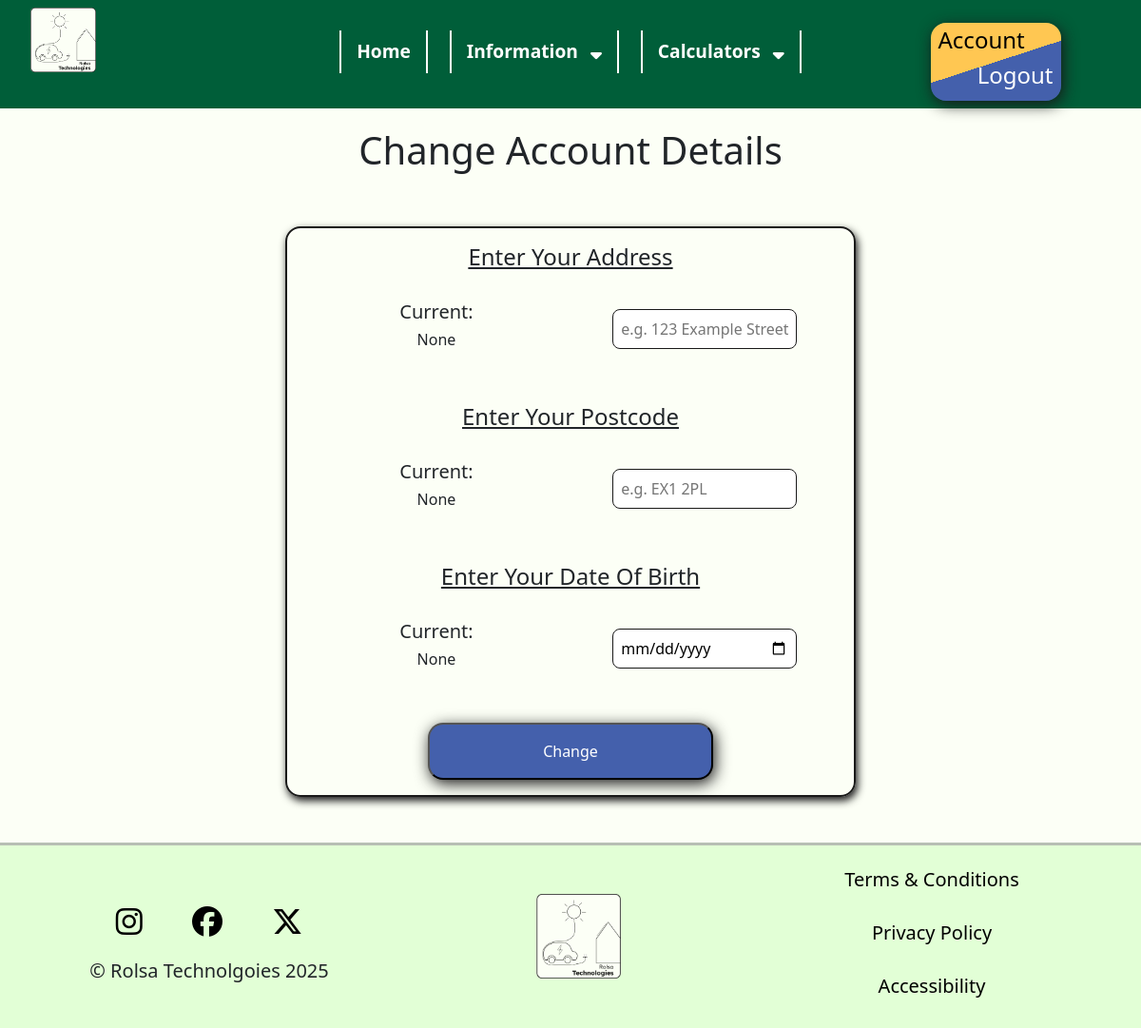
The page /change_account_details (signed in) on the database as committed earlier.
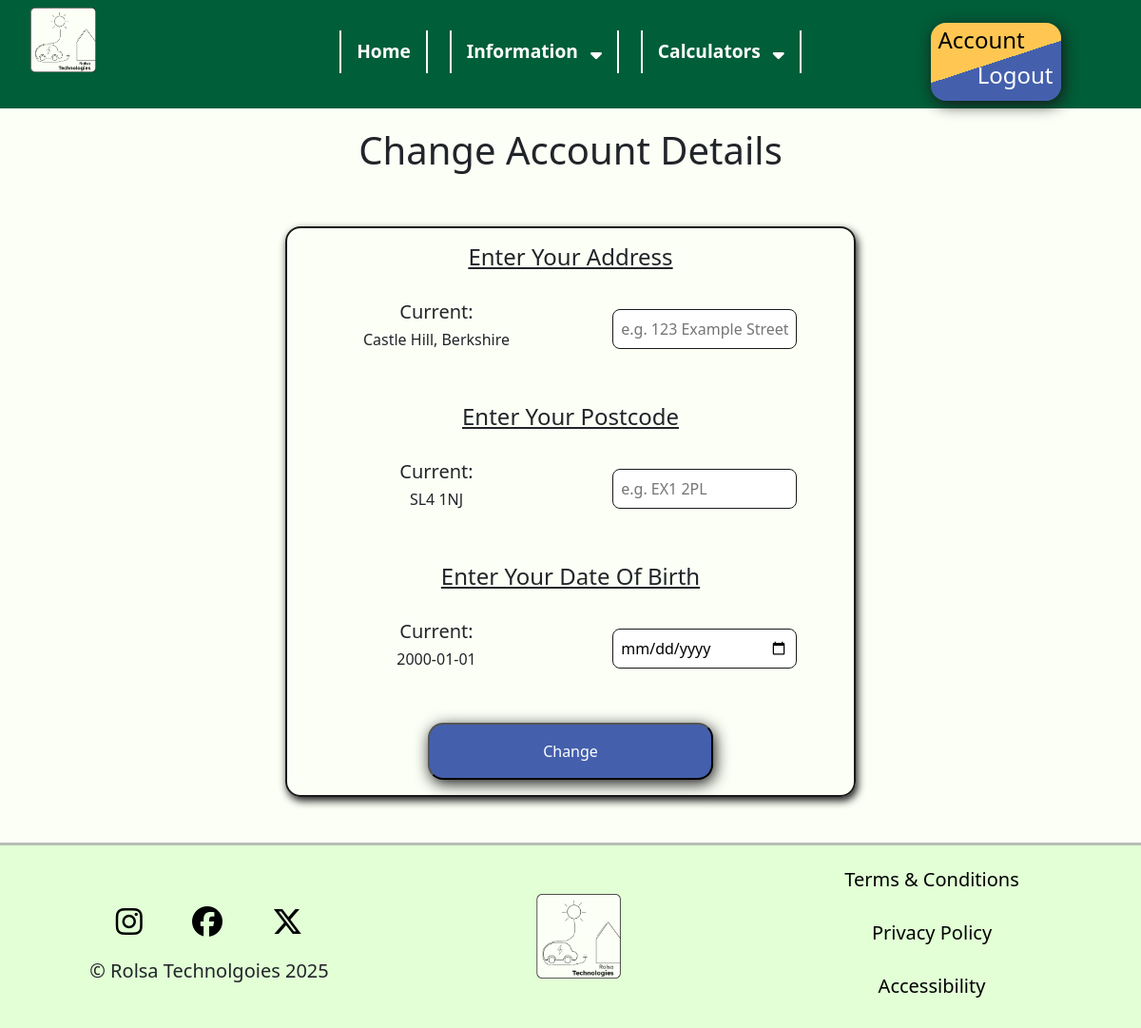
The same page on the database as committed later.
### tables this page shows
CREATE TABLE Personal(
    AccountID INTEGER NOT NULL,
    FullName VARCHAR(255) NOT NULL,
    DateOfBirth DATE,
    Address TEXT,
    Postcode VARCHAR(8),
    FOREIGN KEY (AccountID) REFERENCES Account(AccountID)
);

### main.py (the view)
@app.route("/change_account_details")
def ChangeAccountDetails():
    account = session.get('account', None)
    if session.get('account', None) == None:
        return redirect("/login")
    AccountInformation = Get.RetrieveInfo(account, "Change")
    return render_template("change.html", AccountInformation = AccountInformation)

### main.py (called while the page is built)
@app.context_processor
def inject_global_data():
    return {
        "account": session.get('account', None), #email address is considered as account
        "type": session.get('type', None) #type is considered as account type (Personal, Business, Admin)
    }

### templates/change.html (shortened to what this page needs)
{% extends "base.html" %}
{% block css %}
<link rel="stylesheet" href="{{ url_for('static', filename='css/change.css') }}">
{% endblock %}
{% block content %}
<h1>Change Account Details</h1>
<br><br>
<center>
<form action="{{ url_for('ChangeAccountInfo')}}" method="POST">
    <div class="container text-center">
        <h4 style="text-decoration: underline;">Enter Your Address</h4>
        <br>
        <div class="row align-items-center">
            <div class="col">
                <h5>Current:</h5>
                <h6>{{ AccountInformation.Address }}</h6>
            </div>
            <div class="col">
                <input type="text" name="address" id="address" placeholder="e.g. 123 Example Street" required>
            </div>
        </div>
        <br><br>
        <h4 style="text-decoration: underline;">Enter Your Postcode</h4>
        <br>
        <div class="row align-items-center">
            <div class="col">
                <h5>Current:</h5>
                <h6>{{ AccountInformation.Postcode }}</h6>
            </div>
            <div class="col">
                <input type="text" name="postcode" id="postcode" pattern="^([A-Z]{1,2}[0-9][A-Z0-9]? ?[0-9][A-Z]{2}|GIR ?0AA)$" placeholder="e.g. EX1 2PL" required>
            </div>
        </div>
        <br><br>
        {% if AccountInformation.Type == "Business" %}
            <h4 style="text-decoration: underline;">Enter the Business' Phone Number</h4>
            <br>
            <div class="row align-items-center">
                <div class="col">
                    <h5>Current:</h5>
                    <h6>{{ AccountInformation.PhoneNumber }}</h6>
                </div>
                <div class="col">
                    <input type="tel" name="phone" id="phone" placeholder="e.g. 07123456789" required>
                </div>
            </div>
            <br><br>
        {% elif AccountInformation.Type == "Personal"%}
            <h4 style="text-decoration: underline;">Enter Your Date Of Birth</h4>
            <br>
            <div class="row align-items-center">
                <div class="col">
                    <h5>Current:</h5>
                    <h6>{{ AccountInformation.DateofBirth }}</h6>
                </div>
                <div class="col">
                    <input type="date" name="date" id="date" required>
                </div>
            </div>
            <br><br>
        {% endif %}
    </div>
    <button type="submit" id="BlueButton">Change</button>
</form>
</center>
<br><br>
{% endblock %}

### templates/base.html (shortened to what this page needs)
<!DOCTYPE html>
<html lang="en">
<head>
    <link rel="stylesheet" href="{{ url_for('static', filename='css/general.css') }}">
    {% block css %}{% endblock %}
    <link href="https://cdn.jsdelivr.net/npm/bootstrap@5.3.3/dist/css/bootstrap.min.css" rel="stylesheet">
</head>
<body>
<nav>
    <div class="row">
        <div class="col-sm-3"><a href="{{ url_for('index')}}"><img src="{{ url_for('static', filename='images/Logo.png')}}" id="logo" alt="Rolsa Technologies Logo"></a></div>
        <div class="col-sm-6">
            <div class="top">
            <ul>
                <li><a href="{{ url_for('index')}}">Home</a></li>
                <li>Information <span><i class="fa fa-sort-down"></i></span>
                </li>
                <li>Calculators <span><i class="fa fa-sort-down"></i></span>
                </li>
            </ul>
        </div>
        </div>
        <div  class="col-sm-3">
            <center>
                {% if account %}
                <div id="buttonbox">
                    <h4 id="left"><a href="{{ url_for('account')}}">Account</a></h4>
                    <h4 id="right"><a href="{{ url_for('logout')}}">Logout</a></h4>
                </div>
                {% else %}
                <div id="buttonbox">
                    <h4 id="left"><a href="{{ url_for('login')}}">Login</a></h4>
                    <h4 id="right"><a href="{{ url_for('register')}}">Register</a></h4>
                </div>
                {% endif %}
            </center>
        </div>
    </div>
</nav>
{% block content %}{% endblock %}
<footer>
    <div class="container text-center">
        <div class="row align-items-center">
          <div class="col">
            <a href="https://www.instagram.com/"><i class="fa-brands fa-instagram" aria-hidden="true"></i></a>
            <a href="https://en-gb.facebook.com/"><i class="fa-brands fa-facebook" aria-hidden="true"></i></a>
            <a href="https://x.com/"><i class="fa-brands fa-x-twitter" aria-hidden="true"></i></a>
            <br>
            <h5>&copy; Rolsa Technolgoies 2025</h5>
          </div>
          <div class="col">
            <a href="{{ url_for('index')}}"><img src="{{ url_for('static', filename='images/Logo.png')}}" id="logo" alt="Rolsa Technologies Logo"></a>
          </div>
          <div class="col">
                <br>
                <h5><a href="">Terms & Conditions</a></h5><br>
                <h5><a href="">Privacy Policy</a></h5><br>
                <h5><a href="">Accessibility</a></h5><br>
          </div>
        </div>
      </div>
</footer>
</body>
</html>

### static/css/general.css (style rules this page uses)
body { font-family: "Lexend", sans-serif; margin: 0; padding: 0; background-color: #FCFFF6 !important; color: #191919; }
h1 { text-align: center; margin-bottom: 1.5vh; }
nav { background-color: #005E39; width: 100%; padding: 1vh 2vh; margin-bottom: 2.5vh; }
nav ul { list-style-type: none; padding: 0; display: flex; justify-content: center; flex-wrap: wrap; position: relative; z-index: 10; color: white; }
nav ul li { display: inline-block; margin: 0.5vh 2%; font-size: larger; font-weight: bolder; border-right: 2px solid white; border-left: 2px solid white; padding: 1vh 2vh; position: relative; }
span { margin-left: 1vh; }
nav a { color: white; text-decoration: none; }
#buttonbox { background: rgb(68,96,172); background: linear-gradient(-18deg, rgba(68,96,172,1) 50%, rgba(255,199,82,1) 50%); width: 50%; padding: 0.5vh 1vh; border-radius: 2vh; margin-top: 2vh; box-shadow: 0.25vh 0.5vh 2vh #191919; }
#buttonbox #left { text-align: left; }
#buttonbox h4#left a { color: black; }
#buttonbox #right { text-align: right; }
#logo { width:25%; margin-left: 2vh; }
footer { background-color: #E2FFD6; border-top: 3px solid #b7beb4; }
footer i { font-size: xx-large; margin: 3vh; color: black; }
footer a { color: black; text-decoration: none; }
.top { margin-top: 2.5vh; }
#BlueButton { background-color: #4460AC; color: white; padding: 2vh 4vh; border-radius: 2vh; min-width: 300px; max-width: 95%; box-shadow: 0.25vh 0.5vh 2vh #191919; transition: 0.25s; }

### static/css/change.css (style rules this page uses)
input[type="text"], [type="date"], [type="tel"] { width: 75%; padding: 1vh; margin: 1vh 0; border: 1px solid #191919; border-radius: 1vh; transition: 0.35s all; }
form { padding: 2vh; border: 2px solid #191919; border-radius: 2vh; box-shadow: 0.25vh 0.5vh 1vh #191919; width: 50%; }

Rows that differ between the two databases and show on the page:
now on this page (row edited): Personal: Address "Castle Hill, Berkshire", Postcode "SL4 1NJ", DateofBirth "2000-01-01"
Other text that changed with them:
{{ AccountInformation.Address }}: "None" → (not shown)
{{ AccountInformation.Postcode }}: "None" → (not shown)
{{ AccountInformation.DateofBirth }}: "None" → (not shown)
